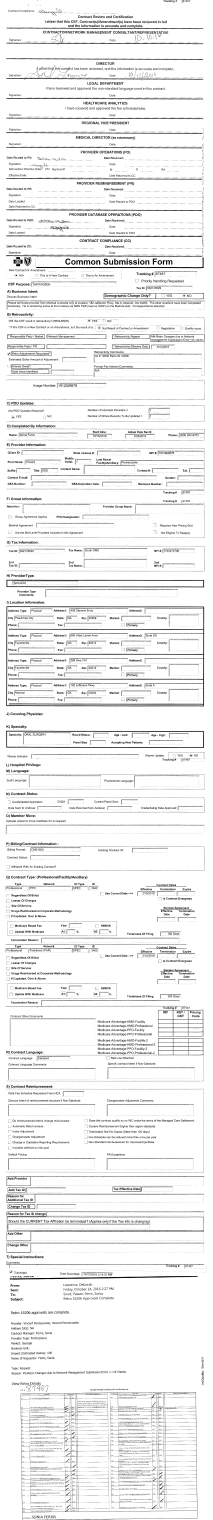
#> input picture Client/2017_05_CogEx/2017_07_R2Implementation/Sprint 5_fix/1reference_config_creation/full_output.png, 1700 x 12157 px, found by its file name (shown at 1/8 size)
$ jupyter execute coordinate_config_create_utility.ipynb
#> lines starting #> are read from the running program, lines starting #| are printed output that depends on the picture
[cell 1]
import cv2
import matplotlib.pyplot as plt
import os
from scipy import misc

[cell 2]
dir = r'C:\Users\ankuarora\Desktop\Client\2017_05_CogEx\2017_07_R2Implementation\Sprint 5_fix\1reference_config_creation'
img_form = 'full_output.png'

[cell 3]
form = cv2.imread(os.path.join(dir,img_form))
#> form is the input picture: shape (12157, 1700, 3); min 0, max 255, mean 240
form_gray = cv2.cvtColor(form,cv2.COLOR_BGR2GRAY)
form_gray = cv2.GaussianBlur(form_gray,(5,5),0)
plt.imshow(form_gray), plt.show()

[cell 4]
# Identify Label (update x1, x2, y1, y2)
misc.toimage(form_gray[4805:4830,50:360])
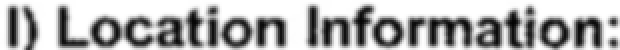
#> Out: PIL image 310x25 L (shown 2 times larger); min 3, max 255, mean 178.8

[cell 5]
# Identify Value
misc.toimage(form_gray[5700:5730,50:350])
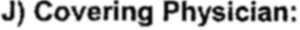
#> Out: PIL image 300x30 L; min 3, max 255, mean 189.4

[cell 6]
misc.toimage(form_gray[4850:5650,50:1640])
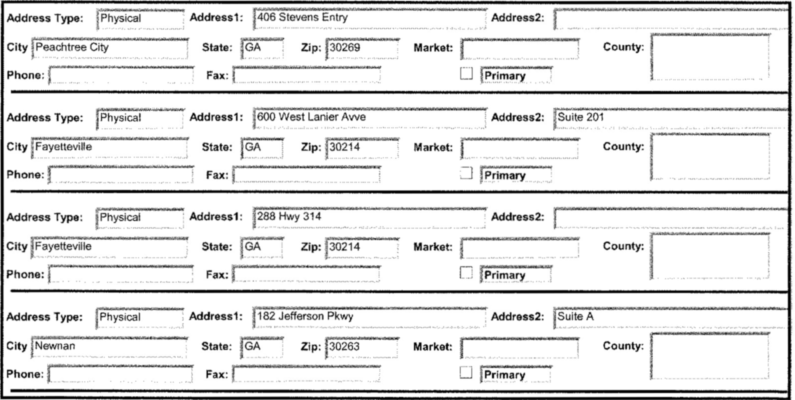
#> Out: PIL image 1590x800 L (shown at 1/2 size); min 0, max 255, mean 227.3
